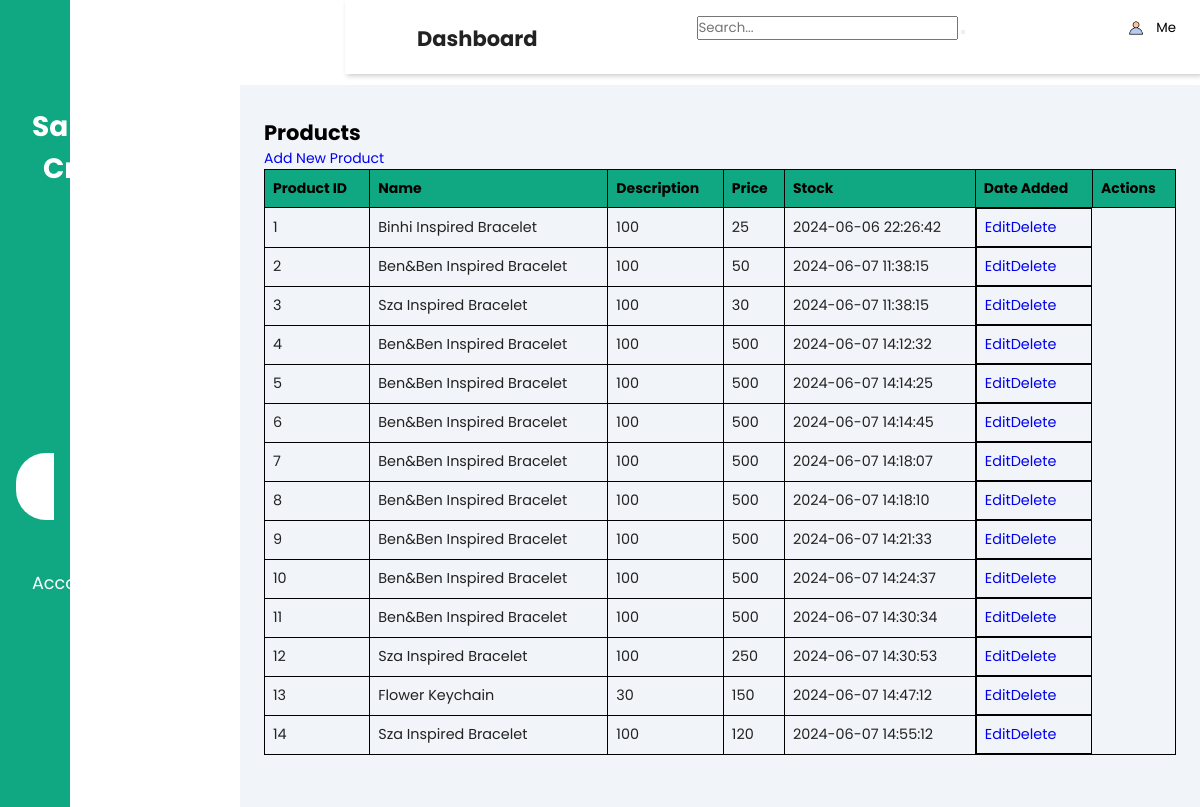
The page /product.php on the database its author committed.
### tables this page shows
CREATE TABLE `items` (
  `item_id` int(11) NOT NULL,
  `item_name` varchar(250) NOT NULL,
  `price` int(11) NOT NULL,
  `stock` int(11) NOT NULL,
  `item_category` varchar(250) NOT NULL,
  `image_url` varchar(200) NOT NULL,
  `date_added` timestamp NOT NULL DEFAULT current_timestamp() ON UPDATE current_timestamp()
);

### product.php (the view, shortened to what this page needs)
<?php include('config.php'); ?>
<!DOCTYPE html>
<html lang="en">
    <head>
        <link rel="stylesheet" href="https://maxst.icons8.com/vue-static/landings/line-awesome/line-awesome/1.3.0/css/line-awesome.min.css">
        <link rel="stylesheet" href="admin.css">
        <link rel="stylesheet" href="admin2.css">
        <link rel="stylesheet" href="admin1.css">
        <link rel="stylesheet" href="account.css">
    </head>
    <header>
                <h2>
                    <label for="nav-toggle">
                        <span class="las la-bars"></span>
                    </label>
                    Dashboard
                </h2>
                <form class="search-form" action="search.php" method="get">
            <input type="text" name="query" placeholder="Search...">
                <button type="submit"><i class="fa fa-search"></i></button>
        </form>
        <div class="header-actions">
        <div class="account-container">
          <button class="account-icon">
            <img src="image/account.png" alt="Account Icon">
            <p>Me</p>
        </div>
        </div>
            </header>
    <body>
        <div class="sidebar">
            <div class="sidebar-brand">
                <h1><span class=""></span> <span>Sann's Craft</span>
                </h1>
            </div>
            <div class="sidebar-menu">
                <ul>
                    <li>
                        <a href="dashboard.php"><span class="las la-igloo"></span>
                            <span>Dashboard</span></a>
                    </li>
                    <li>
                        <a href="customer.php"><span class="las la-users"></span>
                            <span>Customers</span></a>
                    </li>
                    <li>
                        <a href="orders.php"><span class="las la-book"></span>
                            <span>Orders</span></a>
                    </li>
                    <li>
                        <a href="product.php" class="active"><span class="las la-shopping-bag"></span>
                            <span>Product</span></a>
                    </li>
                        <a href="accounts.php"><span class="las la-user-circle"></span>
                            <span>Accounts</span></a>
                </ul>
            </div>
        </div>
<main>
    <h2>Products</h2>
    <a href="add_product.php">Add New Product</a>
    <table>
        <tr>
            <th>Product ID</th>
            <th>Name</th>
            <th>Description</th>
            <th>Price</th>
            <th>Stock</th>
            <th>Date Added</th>
            <th>Actions</th>
        </tr>
        <?php
        $sql = "SELECT * FROM items";
        $result = $conn->query($sql);
        if ($result === false) {
            echo "<tr><td colspan=''>Error:" . $conn->error . "</td></tr>";
        }else {
            if ($result->num_rows > 0){
            while($row = $result->fetch_assoc()) {
                echo "<tr>
                        <td>" . $row["item_id"]. "</td>
                        <td>" . $row["item_name"]. "</td>
                        <td>" . $row["price"]. "</td>
                        <td>" . $row["stock"]. "</td>
                        <td>" . $row["date_added"]. "</td>
                        <td>
                            <a href='edit_product.php?id=" . $row["item_id"] . "'>Edit</a>
                            <a href='delete_product.php?id=" . $row["item_id"] . "'>Delete</a>
                        </td>
                      </tr>";
            }
        } else {
            echo "<tr><td colspan='7'>No products found</td></tr>";
        }
    }
        ?>
    </table>
</main>

### admin.css (style rules this page uses)
body { font-size: .875rem; }
.sidebar { position: fixed; top: 0; bottom: 0; left: 0; z-index: 100; padding: 48px 0 0; }

### admin2.css (style rules this page uses)
.sidebar-menu a.active { background: #ffff; padding-top: 1rem; padding-bottom: 1rem; color: #10a882; border-radius: 30px 0px 0px 30px; }
main { margin-left: 20%; padding: 10px; }
table { width: 100%; border-collapse: collapse; }
table, th, td { border: 1px solid black; }
th, td { padding: 8px; text-align: left; }

### admin1.css (style rules this page uses)
:root { --main-color: #10a882; --color-dark: #000000; --text-grey: #3a3b3d; }
* { padding: 0; margin: 0; box-sizing: border-box; list-style-type: none; text-decoration: none; font-family: 'Poppins', sans-serif; cursor: pointer; }
.sidebar { width: 345px; position: fixed; left: 0; top: 0; height: 100%; background: var(--main-color); z-index: 100; transition: width 300ms; }
.sidebar-brand { height: 90px; padding: 1rem 0rem 1rem 2rem; color: #fff; }
.sidebar-brand span { display: inline-block; padding-right: 1rem; }
.sidebar-menu { margin-top: 1rem; }
.sidebar-menu li { width: 100%; margin-bottom: 1.7rem; padding-left: 1rem; }
.sidebar-menu a { padding-left: 1rem; display: block; color: #fff; font-size: 1.1rem; }
.sidebar-menu a.active { background: #fff; padding-top: 1rem; padding-bottom: 1rem; color: var(--main-color); border-radius: 30px 0px 0px 30px; }
.sidebar-menu a span:first-child { font-size: 1.5rem; padding-right: 1rem; }
header { display: flex; justify-content: space-between; padding: 1rem 1.5rem; box-shadow: 2px 2px 5px rgba(0,0,0,0.2); position: fixed; left: 345px; width: calc(100% - 345px); top: 0; z-index: 100; }
header h2 { color: #222; }
header label span { font-size: 1.7rem; padding-right: 1rem ; }
header label span { font-size: 1.7rem; padding-left: 2rem; }
main { margin-top: 85px; padding: 2rem 1.5rem; background: #f1f5f9; min-height: calc(100vh - 90px); }
table { border-collapse: collapse; }
td { padding: .5rem 1rem; font-size: .9rem; color: #222; }
tr td:last-child { display: flex; align-items: center; }
@media only screen and (max-width: 1200px) { .sidebar { width: 70px; } }
@media only screen and (max-width: 1200px) { .sidebar.sidebar-brand, .sidebar li { padding: 1rem; text-align: center; } }
@media only screen and (max-width: 1200px) { .sidebar li a { padding-left: 0rem; } }

### account.css (style rules this page uses)
.account-container { position: relative; display: inline-block; }
.account-icon { display: flex; align-items: center; background: none; border: none; cursor: pointer; outline: none; }
.account-icon img { width: 24px; height: 24px; margin-right: 8px; }

### product.php (style rules this page uses)
h1 { text-align: center; }
table { width: 100%; border-collapse: collapse; margin-bottom: 20px; }
table, th, td { border: 1px solid black; }
th, td { padding: 8px; text-align: left; }
th { background-color: #10a882; }

### rows shown on the page
items: item_id "1", item_name "Binhi Inspired Bracelet", price "100", stock "25", date_added "2024-06-06 22:26:42"
items: item_id "2", item_name "Ben&Ben Inspired Bracelet", price "100", stock "50", date_added "2024-06-07 11:38:15"
items: item_id "3", item_name "Sza Inspired Bracelet", price "100", stock "30", date_added "2024-06-07 11:38:15"
items: item_id "4", item_name "Ben&Ben Inspired Bracelet", price "100", stock "500", date_added "2024-06-07 14:12:32"
items: item_id "5", item_name "Ben&Ben Inspired Bracelet", price "100", stock "500", date_added "2024-06-07 14:14:25"
items: item_id "6", item_name "Ben&Ben Inspired Bracelet", price "100", stock "500", date_added "2024-06-07 14:14:45"
items: item_id "7", item_name "Ben&Ben Inspired Bracelet", price "100", stock "500", date_added "2024-06-07 14:18:07"
items: item_id "8", item_name "Ben&Ben Inspired Bracelet", price "100", stock "500", date_added "2024-06-07 14:18:10"
items: item_id "9", item_name "Ben&Ben Inspired Bracelet", price "100", stock "500", date_added "2024-06-07 14:21:33"
items: item_id "10", item_name "Ben&Ben Inspired Bracelet", price "100", stock "500", date_added "2024-06-07 14:24:37"
items: item_id "11", item_name "Ben&Ben Inspired Bracelet", price "100", stock "500", date_added "2024-06-07 14:30:34"
items: item_id "12", item_name "Sza Inspired Bracelet", price "100", stock "250", date_added "2024-06-07 14:30:53"
items: item_id "13", item_name "Flower Keychain", price "30", stock "150", date_added "2024-06-07 14:47:12"
items: item_id "14", item_name "Sza Inspired Bracelet", price "100", stock "120", date_added "2024-06-07 14:55:12"
